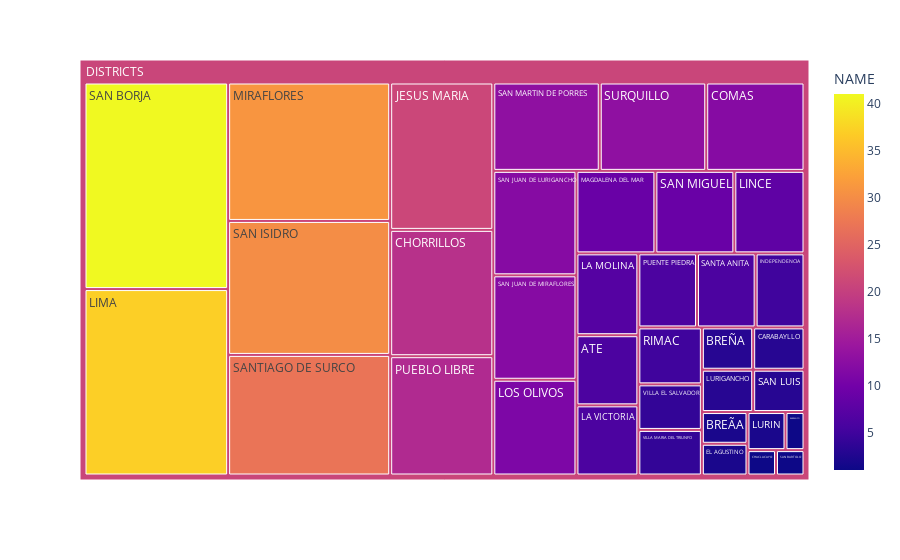

The notebook cell this image was saved under:
### Markdown cell above
#### Qty of hospitals by disctrict

### Code cell
HOSPITAL_PARAMETER = 'CO_IPRESS'

data_temp = data_lima_m.groupby(['DISTRICT',HOSPITAL_PARAMETER]).agg({ 'QTY_PEOPLE_SERVED': "sum"})
data_temp = data_temp.reset_index()
data_temp = data_temp.groupby(['DISTRICT']).agg({ HOSPITAL_PARAMETER: "count"})
data_temp = data_temp.reset_index()

fig = px.treemap(data_temp,
                 path=[px.Constant('DISTRICTS'), 'DISTRICT'],
                 values=HOSPITAL_PARAMETER,
                 color=HOSPITAL_PARAMETER,
                 hover_data=['DISTRICT'])
fig.show()

### Figure 1 — Plotly figure (JSON) as saved in the notebook; plotly's stock layout.template omitted (floating-point values rounded to 4 significant figures)
{"data": [{"branchvalues": "total", "customdata": [["ATE", 6], ["BARRANCO", 1], ["BREÃA", 2], ["BREÑA", 3], ["CARABAYLLO", 3], ["CHACLACAYO", 1], ["CHORRILLOS", 18], ["COMAS", 12], ["EL AGUSTINO", 2], ["INDEPENDENCIA", 5], ["JESUS MARIA", 21], ["LA MOLINA", 7], ["LA VICTORIA", 6], ["LIMA", 37], ["LINCE", 8], ["LOS OLIVOS", 11], ["LURIGANCHO", 3], ["LURIN", 2], ["MAGDALENA DEL MAR", 9], ["MIRAFLORES", 31], ["PUEBLO LIBRE", 17], ["PUENTE PIEDRA", 6], ["RIMAC", 5], ["SAN BARTOLO", 1], ["SAN BORJA", 41], ["SAN ISIDRO", 30], ["SAN JUAN DE LURIGANCHO", 12], ["SAN JUAN DE MIRAFLORES", 12], ["SAN LUIS", 3], ["SAN MARTIN DE PORRES", 13], ["SAN MIGUEL", 9], ["SANTA ANITA", 6], ["SANTIAGO DE SURCO", 27], ["SURQUILLO", 13], ["VILLA EL SALVADOR", 4], ["VILLA MARIA DEL TRIUNFO", 4], ["(?)", 20.81]], "domain": {"x": [0, 1], "y": [0, 1]}, "hovertemplate": "labels=%{label}<br>NAME_sum=%{value}<br>parent=%{parent}<br>id=%{id}<br>DISTRICT=%{customdata[0]}<br>NAME=%{color}<extra></extra>", "ids": ["DISTRICTS/ATE", "DISTRICTS/BARRANCO", "DISTRICTS/BREÃA", "DISTRICTS/BREÑA", "DISTRICTS/CARABAYLLO", "DISTRICTS/CHACLACAYO", "DISTRICTS/CHORRILLOS", "DISTRICTS/COMAS", "DISTRICTS/EL AGUSTINO", "DISTRICTS/INDEPENDENCIA", "DISTRICTS/JESUS MARIA", "DISTRICTS/LA MOLINA", "DISTRICTS/LA VICTORIA", "DISTRICTS/LIMA", "DISTRICTS/LINCE", "DISTRICTS/LOS OLIVOS", "DISTRICTS/LURIGANCHO", "DISTRICTS/LURIN", "DISTRICTS/MAGDALENA DEL MAR", "DISTRICTS/MIRAFLORES", "DISTRICTS/PUEBLO LIBRE", "DISTRICTS/PUENTE PIEDRA", "DISTRICTS/RIMAC", "DISTRICTS/SAN BARTOLO", "DISTRICTS/SAN BORJA", "DISTRICTS/SAN ISIDRO", "DISTRICTS/SAN JUAN DE LURIGANCHO", "DISTRICTS/SAN JUAN DE MIRAFLORES", "DISTRICTS/SAN LUIS", "DISTRICTS/SAN MARTIN DE PORRES", "DISTRICTS/SAN MIGUEL", "DISTRICTS/SANTA ANITA", "DISTRICTS/SANTIAGO DE SURCO", "DISTRICTS/SURQUILLO", "DISTRICTS/VILLA EL SALVADOR", "DISTRICTS/VILLA MARIA DEL TRIUNFO", "DISTRICTS"], "labels": ["ATE", "BARRANCO", "BREÃA", "BREÑA", "CARABAYLLO", "CHACLACAYO", "CHORRILLOS", "COMAS", "EL AGUSTINO", "INDEPENDENCIA", "JESUS MARIA", "LA MOLINA", "LA VICTORIA", "LIMA", "LINCE", "LOS OLIVOS", "LURIGANCHO", "LURIN", "MAGDALENA DEL MAR", "MIRAFLORES", "PUEBLO LIBRE", "PUENTE PIEDRA", "RIMAC", "SAN BARTOLO", "SAN BORJA", "SAN ISIDRO", "SAN JUAN DE LURIGANCHO", "SAN JUAN DE MIRAFLORES", "SAN LUIS", "SAN MARTIN DE PORRES", "SAN MIGUEL", "SANTA ANITA", "SANTIAGO DE SURCO", "SURQUILLO", "VILLA EL SALVADOR", "VILLA MARIA DEL TRIUNFO", "DISTRICTS"], "marker": {"coloraxis": "coloraxis", "colors": [6, 1, 2, 3, 3, 1, 18, 12, 2, 5, 21, 7, 6, 37, 8, 11, 3, 2, 9, 31, 17, 6, 5, 1, 41, 30, 12, 12, 3, 13, 9, 6, 27, 13, 4, 4, 20.81]}, "name": "", "parents": ["DISTRICTS", "DISTRICTS", "DISTRICTS", "DISTRICTS", "DISTRICTS", "DISTRICTS", "DISTRICTS", "DISTRICTS", "DISTRICTS", "DISTRICTS", "DISTRICTS", "DISTRICTS", "DISTRICTS", "DISTRICTS", "DISTRICTS", "DISTRICTS", "DISTRICTS", "DISTRICTS", "DISTRICTS", "DISTRICTS", "DISTRICTS", "DISTRICTS", "DISTRICTS", "DISTRICTS", "DISTRICTS", "DISTRICTS", "DISTRICTS", "DISTRICTS", "DISTRICTS", "DISTRICTS", "DISTRICTS", "DISTRICTS", "DISTRICTS", "DISTRICTS", "DISTRICTS", "DISTRICTS", ""], "type": "treemap", "values": [6, 1, 2, 3, 3, 1, 18, 12, 2, 5, 21, 7, 6, 37, 8, 11, 3, 2, 9, 31, 17, 6, 5, 1, 41, 30, 12, 12, 3, 13, 9, 6, 27, 13, 4, 4, 391]}], "layout": {"coloraxis": {"colorbar": {"title": {"text": "NAME"}}, "colorscale": [[0, "#0d0887"], [0.1111, "#46039f"], [0.2222, "#7201a8"], [0.3333, "#9c179e"], [0.4444, "#bd3786"], [0.5556, "#d8576b"], [0.6667, "#ed7953"], [0.7778, "#fb9f3a"], [0.8889, "#fdca26"], [1, "#f0f921"]]}, "legend": {"tracegroupgap": 0}, "margin": {"t": 60}}}
